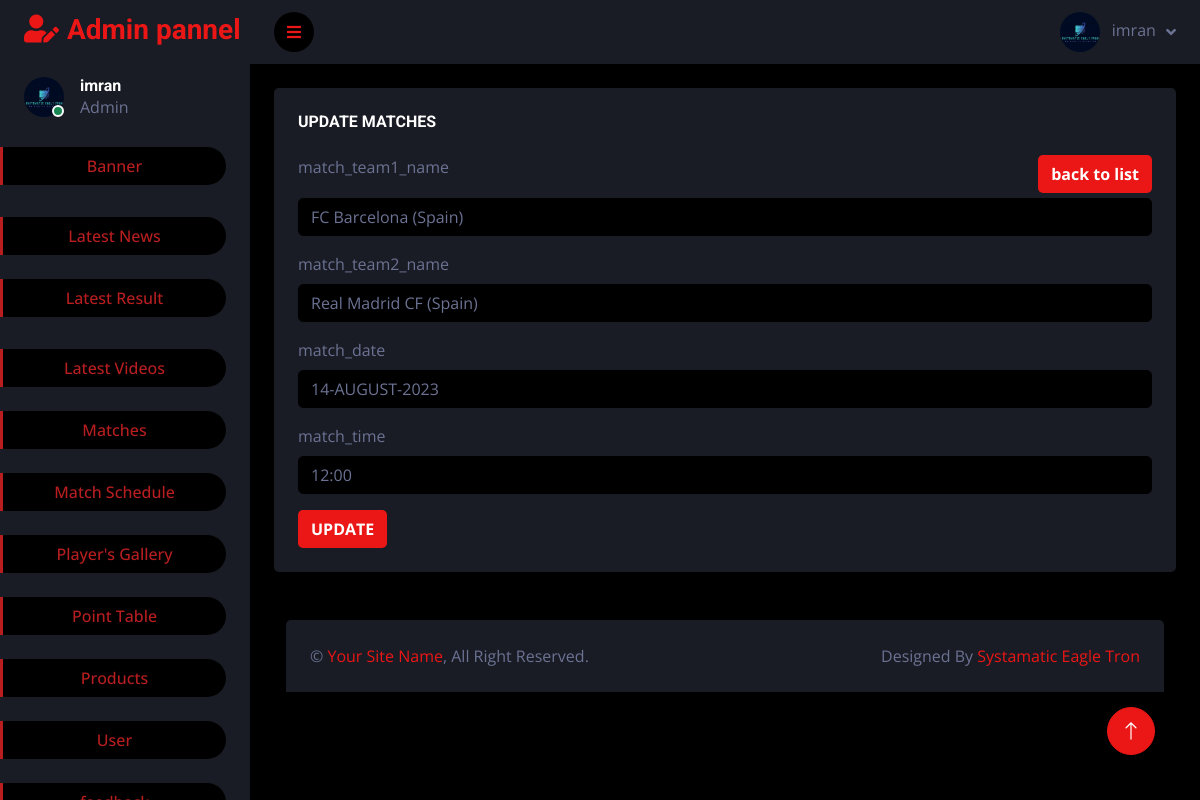
The app's page /match_update.php?up&update_id=2 (signed in) with its own data.
### tables this page shows
CREATE TABLE IF NOT EXISTS `matches` (
  `match_id` int(11) NOT NULL AUTO_INCREMENT,
  `match_team1_name` varchar(226) NOT NULL,
  `match_team2_name` varchar(226) NOT NULL,
  `match_date` varchar(226) NOT NULL,
  `match_time` varchar(226) NOT NULL,
  PRIMARY KEY (`match_id`)
);

### match_update.php (the view, shortened to what this page needs)
<?php
include('header.php');
$id = $_GET['update_id'];
?>
<div class="container-fluid pt-4 px-4">
                <div class="row g-4">
                    <div class="col-sm-12 col-xl-12">
                        <div class="bg-secondary rounded h-100 p-4">
                            <h6 class="mb-4">UPDATE MATCHES</h6>
                            <a href="match.php"><button style="background-color:#EB1616;font-weight:bolder;color:white;float:right;margin-bottom:5px;" class="btn">back to list</button></a>
                            <form method="POST">
                            <?php
$sq=mysqli_query($con,"SELECT * FROM `matches` WHERE   match_id  =  '".$id."' ");
$ys=mysqli_fetch_array($sq)
?>
                                <div class="mb-3">
                                    <label class="form-label">match_team1_name</label>
                                    <input type="text" value="<?php echo $ys['match_team1_name']?>"  name="match_team1_name" class="form-control" >
                                </div>
                                <div class="mb-3">
                                    <label class="form-label">match_team2_name</label>
                                    <input type="text" value="<?php echo $ys['match_team2_name']?>"  name="match_team2_name" class="form-control">
                                </div>
                                <div class="mb-3">
                                    <label class="form-label">match_date</label>
                                    <input type="text" value="<?php echo $ys['match_date']?>"  name="match_date" class="form-control">
                                </div>
                                <div class="mb-3">
                                    <label class="form-label">match_time</label>
                                    <input type="text" value="<?php echo $ys['match_time']?>"  name="match_time" class="form-control">
                                </div>
                            <div>
                           <button name="update"  href="match.php" type="submit" class="btn"  style="background-color:#EB1616;font-weight:bolder;color:white;">UPDATE</button>
                             </div>
                            </form>
                        </div>
                    </div>
<?php
include('footer.php');
?>

### header.php (shortened to what this page needs)
<?php
include('config.php');
?>
<!DOCTYPE html>
<html lang="en">
<head>
    <link href="https://cdnjs.cloudflare.com/ajax/libs/font-awesome/5.10.0/css/all.min.css" rel="stylesheet">
    <link href="https://cdn.jsdelivr.net/npm/bootstrap-icons@1.4.1/font/bootstrap-icons.css" rel="stylesheet">
    <link href="lib/owlcarousel/assets/owl.carousel.min.css" rel="stylesheet">
    <link href="lib/tempusdominus/css/tempusdominus-bootstrap-4.min.css" rel="stylesheet" />
    <link href="css/bootstrap.min.css" rel="stylesheet">
    <link href="css/style.css" rel="stylesheet">
</head>
<body>
    <div class="container-fluid position-relative d-flex p-0">
        <?php
               $set = mysqli_query($con,"SELECT * FROM admin");
               $set1 = mysqli_fetch_array($set);
               ?>
        <div class="sidebar pe-4 pb-3">
            <nav class="navbar bg-secondary navbar-dark">
                <a href="index.html" class="navbar-brand mx-4 mb-3">
                    <h3 class="text-primary"><i class="fa fa-user-edit me-2"></i>Admin pannel</h3>
                </a>
                <div class="d-flex align-items-center ms-4 mb-4">
                    <div class="position-relative">
                        <img class="rounded-circle" src="<?php echo $set1['admin_img']?>" alt="" style="width: 40px; height: 40px;">
                        <div class="bg-success rounded-circle border border-2 border-white position-absolute end-0 bottom-0 p-1"></div>
                    </div>
                    <div class="ms-3">
                        <h6 class="mb-0"><?php echo $set1['admin_name']?></h6>
                        <span>Admin</span>
                    </div>
                </div>
                <div class="navbar-nav w-100">
                    <a href="main.php" class="nav-item nav-link active mt-1 text-center">Banner</a><br>
                    <a href="latest_news.php" class="nav-item nav-link active mt-2 text-center">Latest News</a><br>
                    <a href="latest_result.php" class="nav-item nav-link active text-center">Latest Result</a><br>
                    <a href="latest_video.php" class="nav-item nav-link active mt-2 text-center">Latest Videos</a><br>
                    <a href="match.php" class="nav-item nav-link active text-center">Matches</a><br>
                    <a href="match_shedule.php" class="nav-item nav-link active text-center">Match Schedule</a><br>
                    <a href="player_gallery.php" class="nav-item nav-link active text-center">Player's Gallery</a><br>
                    <a href="point_table.php" class="nav-item nav-link active text-center">Point Table</a><br>
                    <a href="products.php" class="nav-item nav-link active text-center">Products</a><br>
                    <a href="user.php" class="nav-item nav-link active text-center">User</a><br>
                    <a href="feedback.php" class="nav-item nav-link active text-center">feedback</a>
                </div>
            </nav>
        </div>
        <div class="content">
            <nav class="navbar navbar-expand bg-secondary navbar-dark sticky-top px-4 py-0">
                <a href="#" class="sidebar-toggler flex-shrink-0">
                    <i class="fa fa-bars"></i>
                </a>
                <div class="navbar-nav align-items-center ms-auto">
                       <?php
                       $sqlq=mysqli_query($con,"SELECT * from `admin`" );
 ?>
                    <div class="nav-item dropdown">
                        <a href="#" class="nav-link dropdown-toggle" data-bs-toggle="dropdown">
                            <img class="rounded-circle me-lg-2" src="<?php echo $set1['admin_img']?>" alt="" style="width: 40px; height: 40px;">
                            <span class="d-none d-lg-inline-flex"><?php echo $set1['admin_name']?></span>
                        </a>
                    </div>
                </div>
            </nav>

### css/style.css (style rules this page uses)
:root { --primary: #b81e20; --secondary: #191C24; --light: #6C7293; --dark: #000000; }
.btn { transition: .5s; }
.sidebar { position: fixed; top: 0; left: 0; bottom: 0; width: 250px; height: 100vh; overflow-y: auto; background: var(--secondary); transition: 0.5s; z-index: 999; }
.content { margin-left: 250px; min-height: 100vh; background: var(--dark); transition: 0.5s; }
@media (min-width: 992px) { .sidebar { margin-left: 0; } }
@media (min-width: 992px) { .content { width: calc(100% - 250px); } }
.sidebar .navbar .navbar-nav .nav-link { padding: 7px 20px; color: var(--light); font-weight: 500; border-left: 3px solid var(--secondary); border-radius: 0 30px 30px 0; outline: none; }
.sidebar .navbar .navbar-nav .nav-link:hover, .sidebar .navbar .navbar-nav .nav-link.active { color: var(--primary); background: var(--dark); border-color: var(--primary); }
.content .navbar .navbar-nav .nav-link { margin-left: 25px; padding: 12px 0; color: var(--light); outline: none; }
.content .navbar .sidebar-toggler, .content .navbar .navbar-nav .nav-link i { width: 40px; height: 40px; display: inline-flex; align-items: center; justify-content: center; background: var(--dark); border-radius: 40px; }
.content .navbar .dropdown-toggle::after { margin-left: 6px; vertical-align: middle; border: none; content: "\f107"; font-family: "Font Awesome 5 Free"; font-weight: 900; transition: .5s; }

### records on screen
matches: match_team1_name "FC Barcelona (Spain)", match_team2_name "Real Madrid CF (Spain)", match_date "14-AUGUST-2023", match_time "12:00"

### other values on screen
$set1['admin_name'] "imran"
